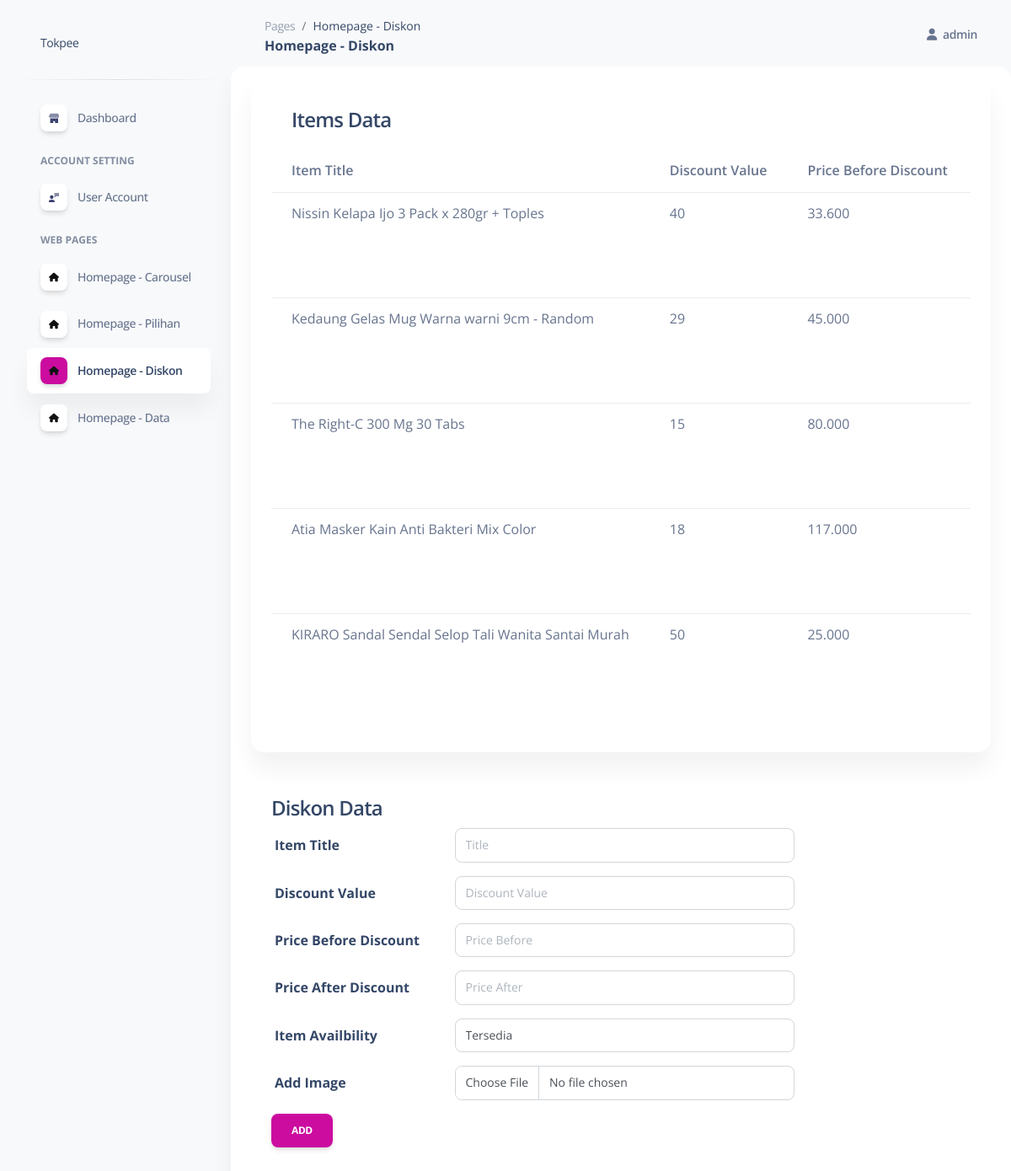
The page /Admin/pages/homepageKejarDiskon.php (signed in) on the database its author committed.
### tables this page shows
CREATE TABLE `tbl_admin_diskon` (
  `item_id` int(11) NOT NULL,
  `item_title` varchar(225) DEFAULT NULL,
  `discount_value` varchar(225) DEFAULT NULL,
  `price_before` varchar(225) DEFAULT NULL,
  `price_after` varchar(225) DEFAULT NULL,
  `availbility` varchar(225) DEFAULT NULL,
  `item_image` varchar(225) DEFAULT NULL,
  `item_value` varchar(225) NOT NULL
);

### Admin/pages/homepageKejarDiskon.php (the view, shortened to what this page needs)
<!DOCTYPE html>
<html lang="en">
<head>
  <?php
    require_once('../Layout/head.php');
    require_once('../php/connection.php');
  ?>
</head>
<body class="g-sidenav-show  bg-gray-100">
    <aside class="sidenav navbar navbar-vertical navbar-expand-xs border-0 border-radius-xl my-3 fixed-start ms-3 " id="sidenav-main">
      <div class="sidenav-header">
          <a class="navbar-brand m-0" href="dashboard.php">
          <span class="ont-weight-bold">Tokpee</span>
          </a>
      </div>
      <hr class="horizontal dark mt-0">
      <div class="collapse navbar-collapse  w-auto  max-height-vh-100 h-100" id="sidenav-collapse-main">
          <ul class="navbar-nav">
            <li class="nav-item">
                <a class="nav-link " href="dashboard.php">
                <div class="icon icon-shape icon-sm shadow border-radius-md bg-white text-center me-2 d-flex align-items-center justify-content-center">
                </div>
                <span class="nav-link-text ms-1">Dashboard</span>
                </a>
            </li>
            <li class="nav-item mt-3">
                <h6 class="ps-4 ms-2 text-uppercase text-xs font-weight-bolder opacity-6">Account Setting</h6>
            </li>
            <li class="nav-item">
                <a class="nav-link" href="user.php">
                <div class="icon icon-shape icon-sm shadow border-radius-md bg-white text-center me-2 d-flex align-items-center justify-content-center">
                </div>
                <span class="nav-link-text ms-1">User Account</span>
                </a>
            </li>
            <li class="nav-item mt-3">
                <h6 class="ps-4 ms-2 text-uppercase text-xs font-weight-bolder opacity-6">Web pages</h6>
            </li>
            <li class="nav-item">
                <a class="nav-link" href="HomepageCarousel.php">
                <div class="icon icon-shape icon-sm shadow border-radius-md bg-white text-center me-2 d-flex align-items-center justify-content-center">
                </div>
                <span class="nav-link-text ms-1">Homepage - Carousel</span>
                </a>
            </li>
            <li class="nav-item">
                <a class="nav-link  " href="HomepagePilihan.php">
                <div class="icon icon-shape icon-sm shadow border-radius-md bg-white text-center me-2 d-flex align-items-center justify-content-center">
                </div>
                <span class="nav-link-text ms-1">Homepage - Pilihan</span>
                </a>
            </li>
            <li class="nav-item">
                <a class="nav-link active" href="HomepageKejarDiskon.php">
                <div class="icon icon-shape icon-sm shadow border-radius-md bg-white text-center me-2 d-flex align-items-center justify-content-center">
                </div>
                <span class="nav-link-text ms-1">Homepage - Diskon</span>
                </a>
            </li>
            <li class="nav-item">
                <a class="nav-link" href="HomepageData.php">
                <div class="icon icon-shape icon-sm shadow border-radius-md bg-white text-center me-2 d-flex align-items-center justify-content-center">
                </div>
                <span class="nav-link-text ms-1">Homepage - Data</span>
                </a>
            </li>
          </ul>
      </div>
    </aside>
  <main class="main-content position-relative max-height-vh-100 h-100 mt-1 border-radius-lg ">
    <nav class="navbar navbar-main navbar-expand-lg px-0 mx-4 shadow-none border-radius-xl" id="navbarBlur" navbar-scroll="true">
      <div class="container-fluid py-1 px-3">
      <nav aria-label="breadcrumb">
          <ol class="breadcrumb bg-transparent mb-0 pb-0 pt-1 px-0 me-sm-6 me-5">
          <li class="breadcrumb-item text-sm"><a class="opacity-5 text-dark" href="javascript:;">Pages</a></li>
          <li class="breadcrumb-item text-sm text-dark active" aria-current="page">Homepage - Diskon</li>
          </ol>
          <h6 class="font-weight-bolder mb-0">Homepage - Diskon</h6>
      </nav>
      <div class="collapse navbar-collapse mt-sm-0 mt-2 me-md-0 me-sm-4" id="navbar">
          <ul class="navbar-nav  justify-content-end">
          <li class="nav-item d-flex align-items-center">
              <a href="sign-in.php" class="nav-link text-body font-weight-bold px-0">
              <i class="fa fa-user me-sm-1"></i>
              <span class="d-sm-inline d-none">
                  <?php
                    if (isset($_SESSION['loggedIn']) && $_SESSION['loggedIn'] === true) {
                      echo $_SESSION['admin_username'];
                    }
                    else{
                      echo "Sign In";
                    }
                  ?>
              </span>
              </a>
          </li>
          </ul>
      </div>
      </div>
    </nav>
    <div class="container-scroller">
      <div class="main-panel">
        <div class="content-wrapper">
          <div class="card" style="padding:10px 24px;">
            <div class="card" style="box-sizing:border-box">
              <div class="card-body">
                <h4 class="card-title" style="padding:12px 24px;">Items Data</h4>
                    <div class="table-responsive table-wrapper"  >
                        <table class="table display" id="table">
                        <thead>
                            <tr>
                            <th>Item Title</th>
                            <th>Discount Value</th>
                            <th>Price Before Discount</th>
                            <th>Price After Discount</th>
                            </tr>
                        </thead>
                        <tbody>
                            <?php
                                $result = $conn->query("SELECT * FROM tbl_admin_diskon");
                                while($row = $result->fetch_assoc()) {
                                    $title = $row['item_title'];
                                    $dsc = $row['discount_value'];
                                    $before = $row['price_before'];
                                    $after = $row['price_after'];
                                    echo '<tr>';
                                    echo "<td style='padding:12px 24px;'>{$title}</td>";
                                    echo "<td style='padding:12px 24px;'>{$dsc}</td>";
                                    echo "<td style='padding:12px 24px;'>{$before}</td>";
                                    echo "<td style='padding:12px 24px;'>{$after}</td>";
                                    ?>
                                    </tr>
                                    <?php
                                }
                            ?>
                        </tbody>
                        </table>
                    </div>
                </div>
            </div>
            <br>
              <?php
              if (isset($_POST['submitEdit'])) {
                  $id = $_POST['id'];
                  $title = $_POST['title'];
                  $value = $_POST['discountValue'];
                  $priceBefore = $_POST['priceBefore'];
                  $priceAfter = $_POST['priceAfter'];
                  $avail = $_POST['availability'];
                  $image = $_FILES['itemImage'];
                  $pict = uploadImage('DataImage', $image);
                  updateItem($id, $title, $value, $priceBefore, $priceAfter, $avail, $pict);
              }
                else{
                    ?>
                    <div class="card-body" >
                        <h4 class="card-title">Diskon Data</h4>
                        <form class="forms-sample" method="post" enctype="multipart/form-data">
                            <div class="form-group row">
                                <label for="itemTitle" class="col-sm-3 col-form-label">Item Title</label>
                                <div class="col-sm-6">
                                    <input type="text" required name="title" class="form-control" id="itemTitle" placeholder="Title">
                                </div>
                            </div>
                            <div class="form-group row">
                                <label for="discountValue" class="col-sm-3 col-form-label">Discount Value</label>
                                <div class="col-sm-6">
                                    <input type="text" required name="discountValue" class="form-control" id="discountValue" placeholder="Discount Value">
                                </div>
                            </div>
                            <div class="form-group row">
                                <label for="itemPrice" class="col-sm-3 col-form-label">Price Before Discount</label>
                                <div class="col-sm-6">
                                    <input type="text" required name="priceBefore"  class="form-control" id="itemPrice" placeholder="Price Before">
                                </div>
                            </div>
                            <div class="form-group row">
                                <label for="itemPrice" class="col-sm-3 col-form-label">Price After Discount</label>
                                <div class="col-sm-6">
                                    <input type="text" required name="priceAfter"  class="form-control" id="itemPrice" placeholder="Price After">
                                </div>
                            </div>
                            <div class="form-group row">
                                <label for="itemPrice" class="col-sm-3 col-form-label">Item Availbility</label>
                                <div class="col-sm-6">
                                    <select name="availbility" class="form-control" required>
                                        <option value="Tersedia">Tersedia</option>
                                    </select>
                                </div>
                            </div>
                            <div class="form-group row">
                            <label for="itemImage" class="col-sm-3 col-form-label">Add Image</label>
                            <div class="col-sm-6">
                                <input type="file" accept="image/*" name="itemImage" class="form-control" id="itemImage" required>
                            </div>
                            </div>
                            <input type="submit" class="btn btn-primary mr-2" name="submitAdd" value="Add">
                        </form>
                    </div>
                    <?php
                }
            ?>
          </div>
          <br>
      </div>
    </div>
  </main>
</body>
</html>

### Admin/assets/css/nucleo-svg.css (style rules this page uses)
.icon { display: inline-block; color: #111111; height: 1em; width: 1em; }
.icon-sm { height: 0.8em; width: 0.8em; }
.icon { fill: currentColor; stroke: none; }

### rows shown on the page
tbl_admin_diskon: item_title "Nissin Kelapa Ijo 3 Pack x 280gr + Toples", discount_value "40", price_before "33.600"
tbl_admin_diskon: item_title "Kedaung Gelas Mug Warna warni 9cm - Random", discount_value "29", price_before "45.000"
tbl_admin_diskon: item_title "The Right-C 300 Mg 30 Tabs", discount_value "15", price_before "80.000"
tbl_admin_diskon: item_title "Atia Masker Kain Anti Bakteri Mix Color", discount_value "18", price_before "117.000"
tbl_admin_diskon: item_title "KIRARO Sandal Sendal Selop Tali Wanita Santai Murah", discount_value "50", price_before "25.000"

### other values the page prints
$_SESSION['admin_username'] "admin"
